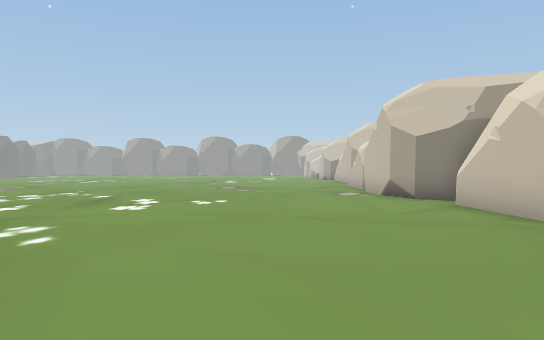
view 1 (above)

24 first-person views from a walk through a 3-D level made in the Unity game engine. The camera is 1.4 m above the floor, looks level and sees 70° across. The floor is counted in squares, 2 m on a side. Each view is taken from the middle of a square. On the plan, view 1 faces up. The plan holds only what a view shows up to about 11 squares ahead; the rest is blank. The place goes on beyond the plan. The player is left out.

view 2
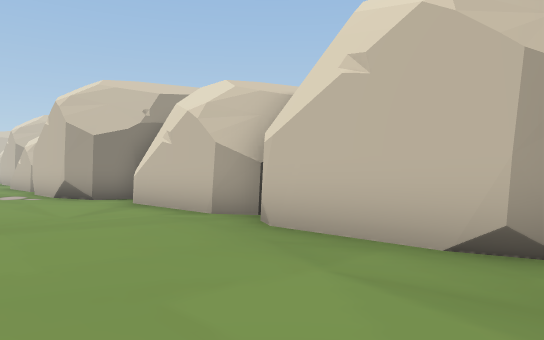

view 3
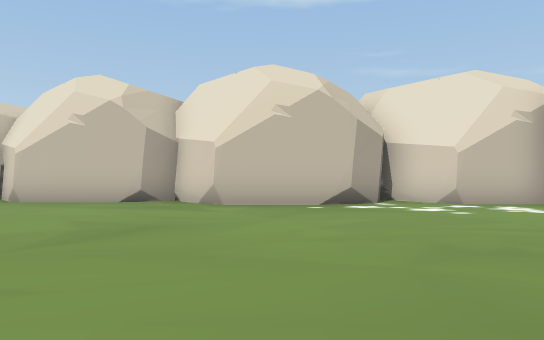

view 4
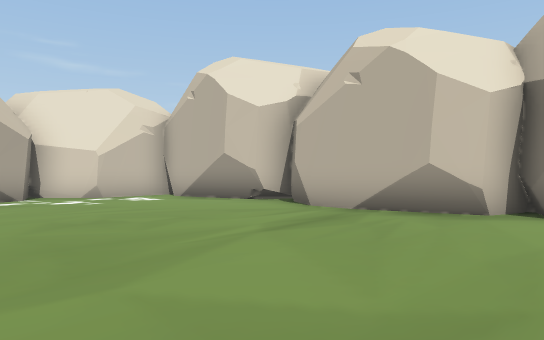

view 5
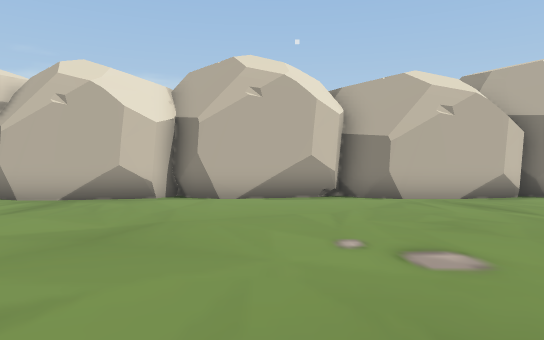

view 6
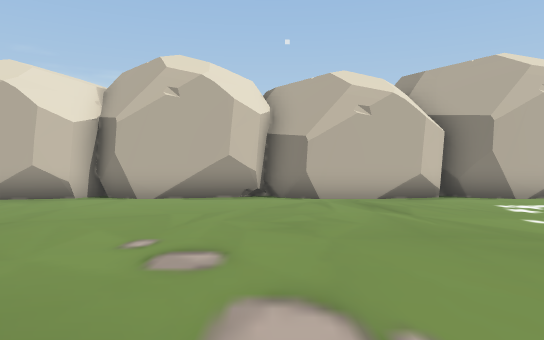

view 7
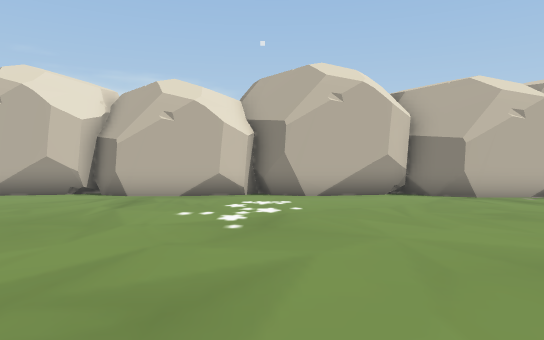

view 8
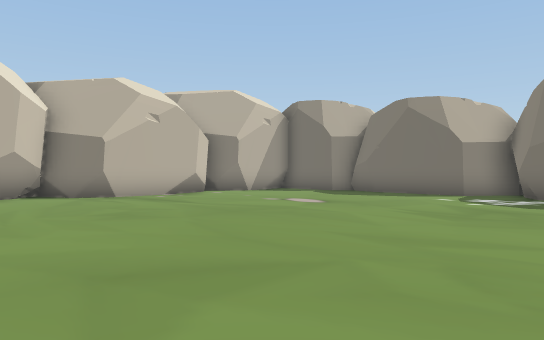

view 9
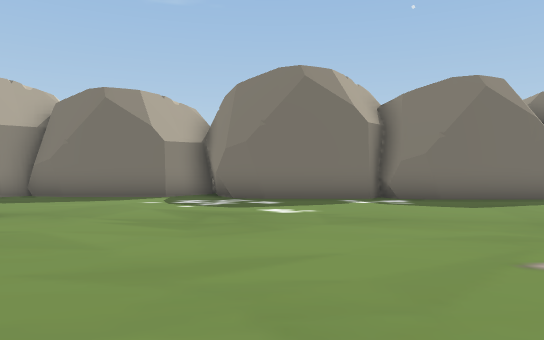

view 10
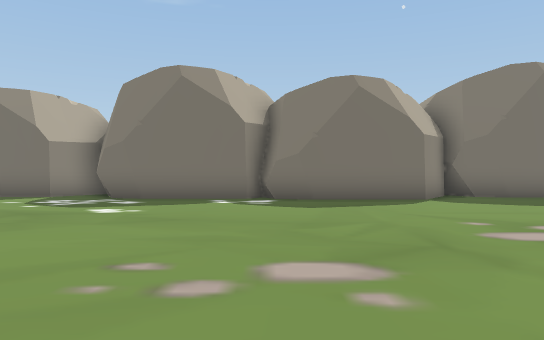

view 11
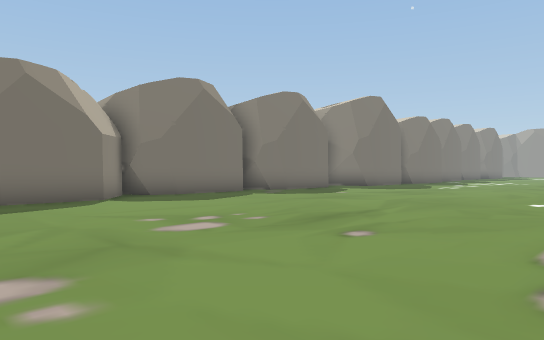

view 12
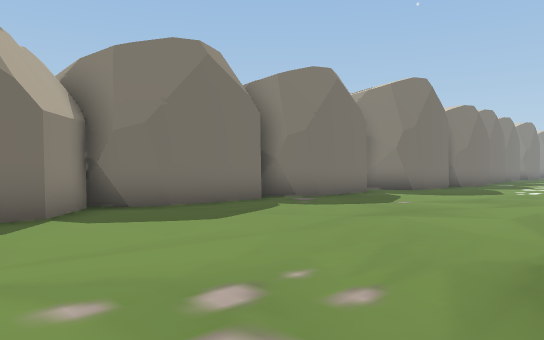

view 13
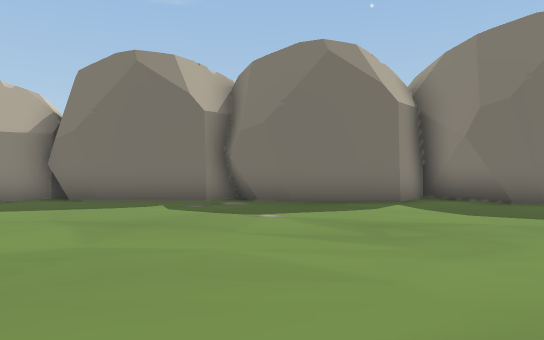

view 14
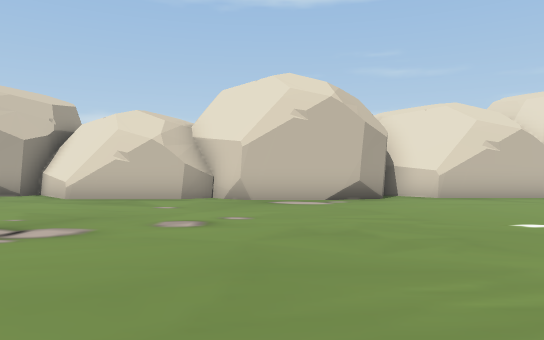

view 15
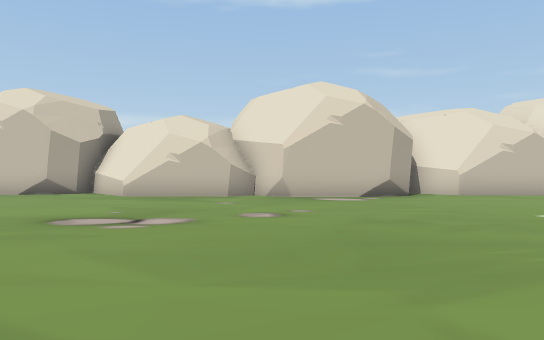

view 16
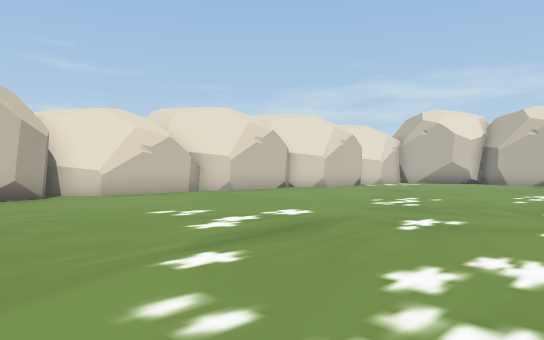

view 17
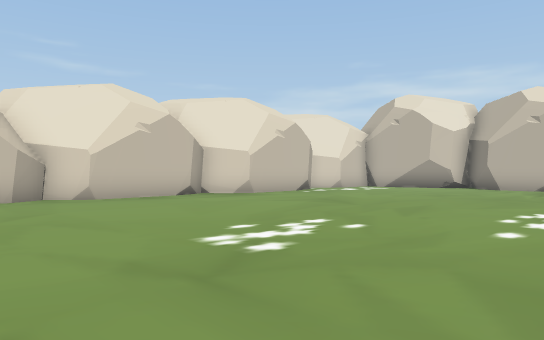

view 18
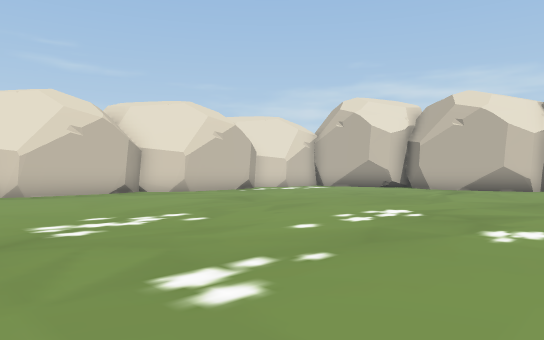

view 19
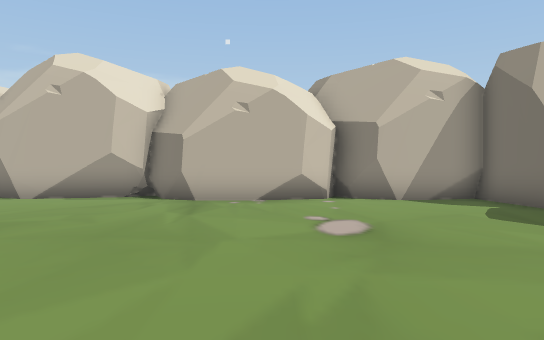

view 20
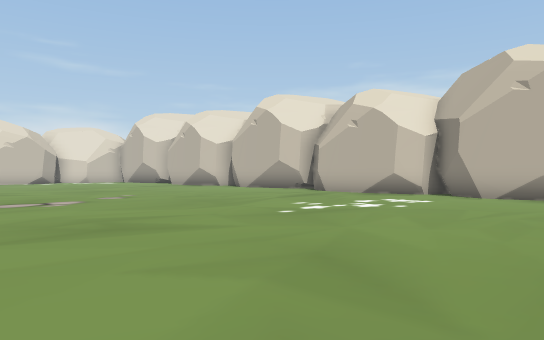

view 21
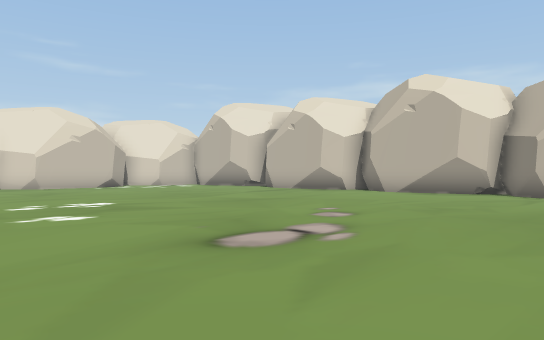

view 22
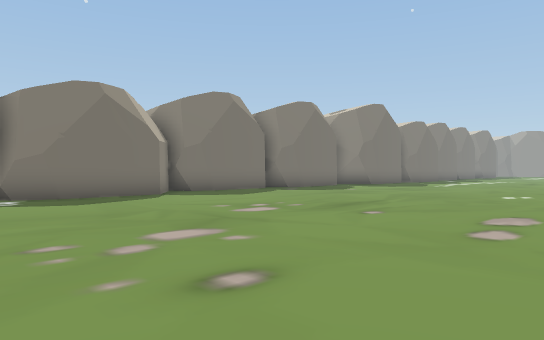

view 23
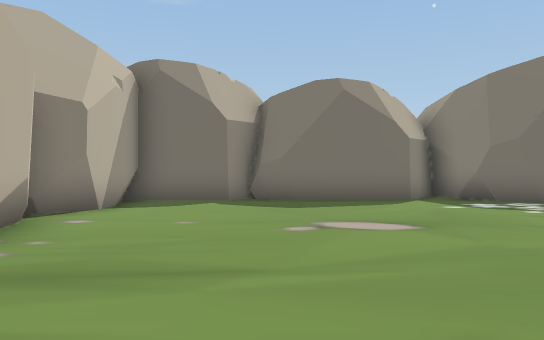

view 24
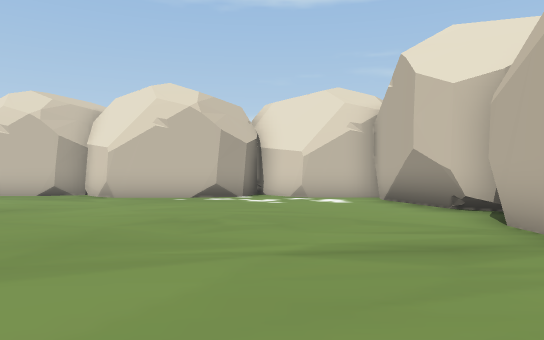

### Floor plan
Key: @ floor where view 1 was taken; # wall or solid block; . floor.
Columns run from 28 left of view 1 to 5 right of it. Each row starts with its distance up from view 1.
 18  #.....                     .....#
 17  #.....                   ......##
 16  #........               .......#
 15  #........             .........#
 14  #.........            .........#
 13  #.........          . .........#
 12  #.........          ..........##
 11  #.........          ..........#
 10  #..........         ..........##
  9 ##..........         ...........##
  8  #..........          ..........##
  7  #..........          ..........#
  6  #..........        . ..........#
  5  #...........        ...........#
  4  #...........       ............#
  3  #..........   . .. ............#
  2  #............  ................#
  1  #..............................#
  0 ##..........................@...#
 -1 #..............................##
 -2 ##.............................#
 -3  #.............................#
 -4 ##.............................##
 -5 #...............................#
 -6 ##.............................##
 -7  #.............................#
 -8  ###.####...............###.####
 -9    ###  ################# ###

Positions as (right, up) in squares from view 1, and headings:
1: (0, 0), facing up
2: (0, 0), facing up-right
3: (-5, -2), facing right
4: (-7, -2), facing down-right
5: (-8, 1), facing down
6: (-10, 1), facing down
7: (-15, 2), facing down
8: (-16, 2), facing down-left
9: (-17, 1), facing left
10: (-17, 4), facing left
11: (-17, 4), facing up-left
12: (-20, 6), facing up-left
13: (-18, 14), facing left
14: (-6, 12), facing right
15: (-7, 13), facing right
16: (-7, 12), facing down-right
17: (-6, 7), facing down-right
18: (-8, 6), facing down-right
19: (-22, 1), facing down
20: (-19, 2), facing down-right
21: (-13, 3), facing down-right
22: (-16, 2), facing up-left
23: (-18, -5), facing left
24: (-7, -5), facing right
